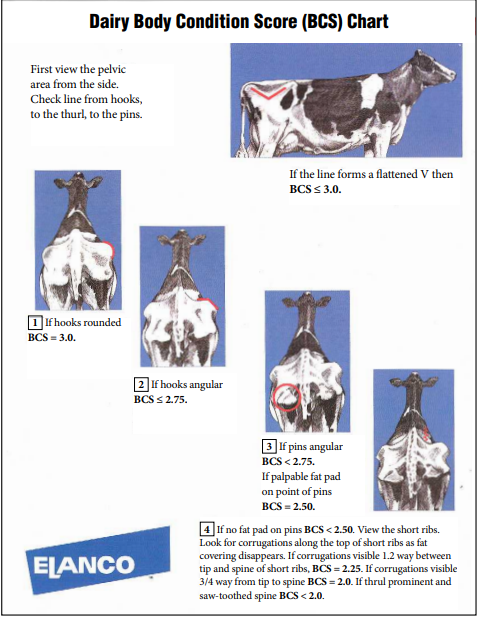
#> input picture BCS_score_image_1.PNG, 478 x 617 px, found by its file name
$ jupyter execute --allow-errors 'Image Preprocessing.ipynb'
#> lines starting #> are read from the running program, lines starting #| are printed output that depends on the picture; after the words box and inside, x2 and y2 are one past the last pixel; in counts of white or black regions, pixels touching at a corner belong together; pictures that were not available may be replaced by others from this repository, and a replacement may not be noted
### Image Proprocessing

[cell 1]
import os
images = os.listdir('exp_data/Class_1')
images

### Gradient Images

* Each pixel of a gradient image measures the change in intensity of that same point in the original image, in a given direction.
* After gradient images have been computed. The pixels with the largest gradient values in the direction of the gradient become edge pixels, and edges may be traced in the direction perpendicular to the gradient direction.One example of an edge detection algorithm that uses gradients is the Canny edge detector.

[cell 2]
import os
os.listdir()

[cell 3]
Class = os.listdir('data/train')
Class

[cell 4]
folder = os.listdir('/Users/ChandraTejaReddyLatt/Desktop/Mith_81/BCS Challange/data/')
folder

#### Getting all the files path.So that it's esay to loop over each file in train & vaid at atime.

[cell 5]
import os
base = 'data/'
train_dir = "data/train"
classes = os.listdir(train_dir)
train_paths = []
for f in folder:
    for c in classes:
        images = [base+f+'/'+c+'/'+item for item in os.listdir(base+f+'/'+c+'/')]
        train_paths.extend(images)

[cell 6]
train_paths

[cell 7]
for i in train_paths:
    print(str(i)[0:19]+"gradient_"+str(i)[19:23]+".jpg")

#> (a cell that did not finish here is left out)

[cell 9]
train_paths

[cell 10]
base+f+'/'+c+'/'

* Creating Negative_images folder in each train folders, valid folders

[cell 11]
target_dir = 'Negative_Images/'
for f in folder:
    for c in classes:
        if not os.path.exists(target_dir):
            os.mkdir(base+f+'/'+c+'/'+target_dir)

### Negative Images

* In image processing, objects are white and the background is black, we have the opposite, we need to invert the colors of our image.
* By convention most image processing detection algorithms assume what's supposed to be detected is white and the background is black. However most text in the real world is black text on white background, like for example a page of a book, so many real world images will need to be inverted to match the assumptions of the image detection algorithm.

[cell 12]
from PIL import Image
import cv2
import sys
import numpy as np

S = 255

for path in train_paths:
    img = cv2.imread(path,cv2.IMREAD_COLOR)
#> img is the input picture: shape (617, 478, 3); mean B, G, R 223.1, 215, 213.3
    B,G,R = cv2.split(img)
    B[:] = [S-x for x in B]     #inverting blue
    G[:] = [S-x for x in G]     #inverting green
    R[:] = [S-x for x in R]     #inverting red
    my_img = cv2.merge((B, G, R))
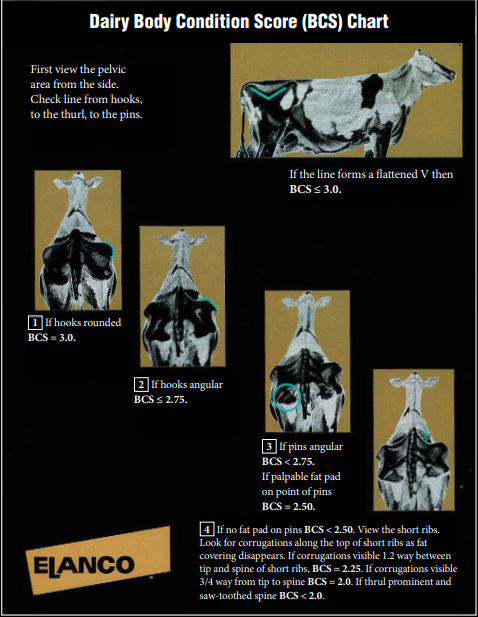
#> my_img: shape (617, 478, 3); mean B, G, R 31.9, 40, 41.7
    cv2.imwrite(str(path)[0:19]+'/Negative_Images/'+"Negative_Images_"+str(path)[19:23]+".jpg", my_img)
    print(str(path)[0:19]+'/Negative_Images/'+"Negative_Images_"+str(path)[19:23]+".jpg")

### Box Filter

* A box blur (also known as a box linear filter) is a spatial domain linear filter in which each pixel in the resulting image has a value equal to the average value of its neighboring pixels in the input image. It is a form of low-pass ("blurring") filter.

[cell 13]
target_dir = 'Box_Filter/'
for f in folder:
    for c in classes:
        if not os.path.exists(target_dir):
            os.mkdir(base+f+'/'+c+'/'+target_dir)

[cell 14]
import cv2
import numpy as np
from matplotlib import pyplot as plt

for path in train_paths:
    img = cv2.imread(path)
    blur = cv2.blur(img,(5,5))
    cv2.imwrite(str(path)[0:19]+'/Box_Filter/'+"Box_Filter_"+str(path)[19:23]+".jpg", blur)
    print(str(path)[0:19]+'/Box_Filter/'+"Box_Filter_"+str(path)[19:23]+".jpg")

### Adaptive+Gaussian Thresholding

* Adaptive thresholding is the method where the threshold value is calculated for smaller regions and therefore, there will be different threshold values for different regions.

In simple thresholding, the threshold value is global, hence is the same for all the pixels in the image. Adaptive thresholding, on the other hand is the method where the threshold value is calculated for smaller regions and therefore, there will be different threshold values for different regions of the image. In OpenCV, you can perform Adaptive threshold operation on an image using the method cv2.adaptiveThreshold() of the Imgproc class.

[cell 15]
target_dir = 'Adaptive_Gaussian/'
for f in folder:
    for c in classes:
        if not os.path.exists(target_dir):
            os.mkdir(base+f+'/'+c+'/'+target_dir)

[cell 16]
import cv2
import numpy as np

for path in train_paths:
    img = cv2.imread('exp_data/Class_1/429_1.jpg', cv2.IMREAD_GRAYSCALE)
#> img: shape (617, 478)
    blur = cv2.GaussianBlur(img,(5,5),0)
#> blur: shape (617, 478)
    ret,th1 = cv2.threshold(blur,150,255,cv2.THRESH_BINARY)
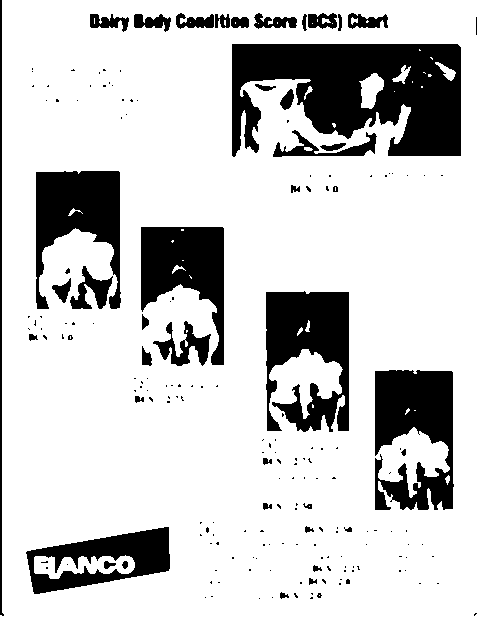
#> th1: shape (617, 478); 79.7% white; 194 black regions (153 under 20 px), largest, box (x1, y1, x2, y2) and area: (232, 44, 461, 157) 17867, (266, 291, 349, 432) 8021, (375, 370, 454, 510) 7791
    cv2.imwrite(str(path)[0:19]+'/Adaptive_Gaussian/'+"Global_"+str(path)[19:23]+".jpg",th1)
    th2 = cv2.adaptiveThreshold(blur,255,cv2.ADAPTIVE_THRESH_MEAN_C,cv2.THRESH_BINARY,11,2)
#> th2: shape (617, 478); 78.5% white; 388 black regions (189 under 20 px), largest, box (x1, y1, x2, y2) and area: (230, 43, 463, 158) 8513, (264, 290, 351, 433) 5768, (139, 225, 226, 368) 5143
    cv2.imwrite(str(path)[0:19]+'/Adaptive_Gaussian/'+"AM_"+str(path)[19:23]+".jpg",th2)
    th3 = cv2.adaptiveThreshold(blur,255,cv2.ADAPTIVE_THRESH_GAUSSIAN_C,cv2.THRESH_BINARY,11,2)
#> th3: shape (617, 478); 80.7% white; 434 black regions (220 under 20 px), largest, box (x1, y1, x2, y2) and area: (230, 43, 463, 158) 8247, (0, 0, 478, 617) 5112, (264, 290, 351, 433) 5089
    cv2.imwrite(str(path)[0:19]+'/Adaptive_Gaussian/'+"AG_"+str(path)[19:23]+".jpg",th3)
    print("Completed------",path)

### Discrete Fourier Transformation

1.The Fourier Transform is an important image processing tool which is used to decompose an image into its sine and cosine components.
*    The output of the transformation represents the image in the Fourier or frequency domain, while the input image is the spatial domain equivalent.
*    In the Fourier domain image, each point represents a particular frequency contained in the spatial domain image.
*    The Fourier Transform is used in a wide range of applications, such as image analysis, image filtering, image reconstruction and image compression.

2.The DFT(Discrete Fourier Transform) is the sampled Fourier Transform and therefore does not contain all frequencies forming      an image, but only a set of samples which is large enough to fully describe the spatial domain image.
*  The number of frequencies corresponds to the number of pixels in the spatial domain image, i.e. the image in the spatial and Fourier domain are of the same size.

[cell 17]
target_dir = 'Discrete_Fourier_Transformation/'
for f in folder:
    for c in classes:
        if not os.path.exists(target_dir):
            os.mkdir(base+f+'/'+c+'/'+target_dir)

[cell 18]
import numpy as np
import cv2
from matplotlib import pyplot as plt

for path in train_paths:
    img = cv2.imread(path,0)
    dft = cv2.dft(np.float32(img),flags = cv2.DFT_COMPLEX_OUTPUT)
    dft_shift = np.fft.fftshift(dft)
    magnitude_spectrum = 20*np.log(cv2.magnitude(dft_shift[:,:,0],dft_shift[:,:,1]))
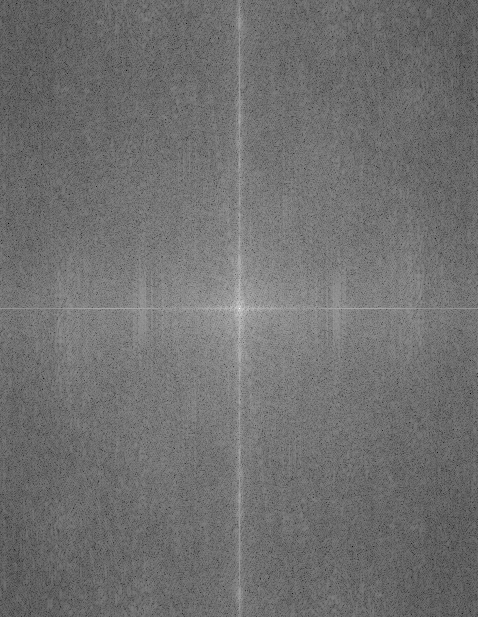
#> magnitude_spectrum: shape (617, 478) float32; min 32.06, max 359.4, mean 176.6; drawn with min black and max white


    rows, cols = img.shape
    crow,ccol = rows//2 , cols//2

    mask = np.zeros((rows,cols,2),np.uint8)
    mask[crow-30:crow+30, ccol-30:ccol+30] = 1

    fshift = dft_shift*mask
    f_ishift = np.fft.ifftshift(fshift)
    img_back = cv2.idft(f_ishift)
    img_back = cv2.magnitude(img_back[:,:,0],img_back[:,:,1])
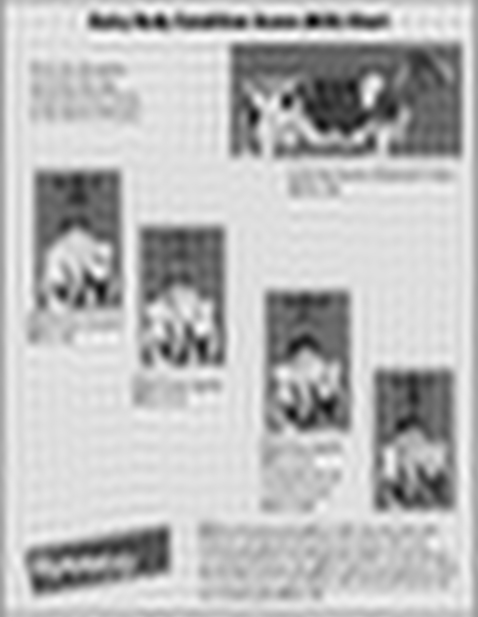
#> img_back: shape (617, 478) float32; min 6965100, max 84517960, mean 63723896; drawn with min black and max white

    c = 255/(np.log(1 + np.max(img)))
#> c = 45.99
    log_transformed = c * np.log(1 + img)
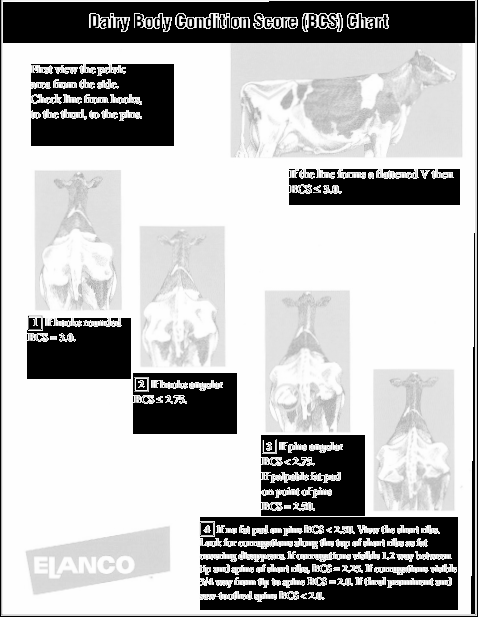
#> log_transformed: shape (617, 478) float16; 22.65% of the values are NaN or infinite; the others: min 0, max 255, mean 240.9; drawn with min black, max white, NaN and infinite black

    log_transformed = np.array(log_transformed, dtype = np.uint8)

    cv2.imwrite(str(path)[0:19]+'/Discrete_Fourier_Transformation/'+"DFT_"+str(path)[19:23]+".jpg", log_transformed)
    print(str(path)[0:19]+'/Discrete_Fourier_Transformation/'+"DFT_"+str(path)[19:23]+".jpg")

### Est. Transformation

* it's a kind of geometrical transformation

[cell 19]
target_dir = 'Est_Transformation/'
for f in folder:
    for c in classes:
        if not os.path.exists(target_dir):
            os.mkdir(base+f+'/'+c+'/'+target_dir)

[cell 20]
import cv2
import numpy as np

def piecewise(img,h,w):
    for i in range(h):
        for j in range(w):
            if(img[i][j] > 105 and img[i][j] < 165):
                img[i][j] =10


for path in train_paths:
    img = cv2.imread(path, 0)
    (h,w) = img.shape[:2]
    piecewise(img,h,w)
#> after the loop in piecewise, `for i in range(h):`:
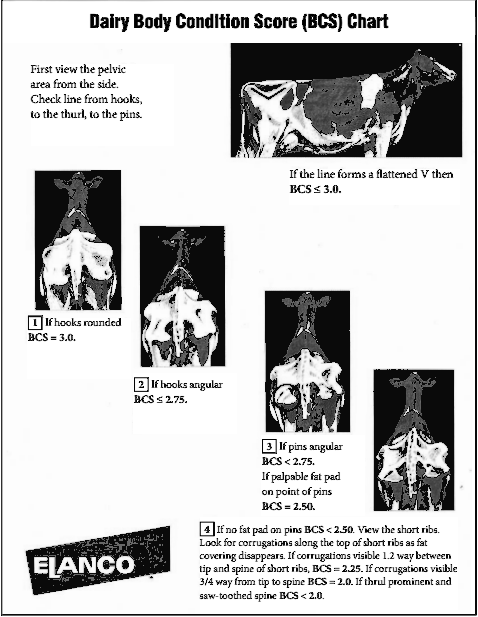
#> img: shape (617, 478); min 0, max 255, mean 194.8
    cv2.imwrite(str(path)[0:19]+'/Est_Transformation/'+"Est_Trans_"+str(path)[19:23]+".jpg", img)
    print(str(path)[0:19]+'/Est_Transformation/'+"Est_Trans_"+str(path)[19:23]+".jpg")

### GaussianFilter+Kernels

Instead of a box filter consisting of equal filter coefficients, a Gaussian kernel is used before applying the other edge-detection kernels for better results. Gaussian Filter is very effective in removing the Gaussian noise and improves the accuracy of the other kernels like Laplacian and Sobel. To show the exact working of Laplacian and Sobel, I had used Gaussian Filter in the previous implementations. Because those kernels are not effective without Gaussian Blurring, I haven't shown that.

* A Laplacian filter is an edge detector which computes the second derivatives of an image, measuring the rate at which the first derivatives change. That determines if a change in adjacent pixel values is from an edge or continuous progression. A laplacian filter or kernel looks like this:
[0, 1, 0]
[1, -4, 1]
[0, 1, 0]

But a point to note is that Laplacian is very sensitive to noise. It even detects the edges for the noise in the image.

* The Sobel filter is used for edge detection. It works by calculating the gradient of image intensity at each pixel within the image. There are two sobel filters- SobelX and SobelY
SobelX | SobelY
[-1, 0, 1] [-1, -2, -1]
[-2, 0, 2] [ 0, 0, 0]
[-1, 0, 1] [ 1, 2, 1]

[cell 21]
target_dir = 'GaussianFilter_Kernels/'
for f in folder:
    for c in classes:
        if not os.path.exists(target_dir):
            os.mkdir(base+f+'/'+c+'/'+target_dir)

[cell 22]
from skimage.exposure import rescale_intensity
import numpy as np
import argparse
import cv2

def convolve(image, kernel):
    (ih,iw) = image.shape[:2]
    (kh,kw) = kernel.shape[:2]

    pad = (kw-1)//2
    image = cv2.copyMakeBorder(image, pad, pad, pad, pad, cv2.BORDER_REPLICATE)
    output=np.zeros((ih,iw), dtype="float32")

    for y in np.arange(pad, ih+pad):
        for x in np.arange(pad, iw+pad):

            roi = image[y-pad:y+pad+1, x-pad:x+pad+1]
            k = (roi*kernel).sum()

            output[y-pad, x-pad] = k

            output = rescale_intensity(output, in_range=(0,255))
            output = (output*255).astype("uint8")

            return output


smallBlur = np.ones((7,7), dtype="float")*(1.0/(7*7))
largeBlur = np.ones((21,21), dtype="float")*(1.0/(21*21))

sharpen = np.array((
    [0, -1, 0],
    [-1, 5, -1],
    [0, -1, 0]), dtype="int")

laplacian = np.array((
    [0, 1, 0],
    [1, -4, 1],
    [0, 1, 0]), dtype="int")

sobelX = np.array((
    [-1, 0, 1],
    [-2, 0, 2],
    [-1, 0, 1]), dtype="int")

sobelY = np.array((
    [-1, -2, -1],
    [0, 0, 0],
    [1, 2, 1]), dtype="int")


kernelBank = (
    ("small_blur", smallBlur),
    ("large_blur", largeBlur),
    ("sharpen", sharpen),
    ("laplacian", laplacian),
    ("sobel_x", sobelX),
    ("sobel_y", sobelY)
)

for path in train_paths:
    image = cv2.imread(path)
    gray = cv2.cvtColor(image, cv2.COLOR_BGR2GRAY)
    for (kernelName, kernel) in kernelBank:
        #print("[INFO] applying {} kernel".format(kernelName))
        convoleOutput = convolve(gray, kernel)
        opencvOutput = cv2.filter2D(gray, -1, kernel)
        #cv2.imwrite("experiment_images/{} - opencv.jpg".format(kernelName), opencvOutput)
        cv2.imwrite(str(path)[0:19]+'/GaussianFilter_Kernels/'+"GF_kernals_"+str(path)[19:23]+".jpg", opencvOutput)
        print('completed----',path)
#> this loop made 6 passes
#> pass 1, `convoleOutput = convolve(gray, kernel)`:
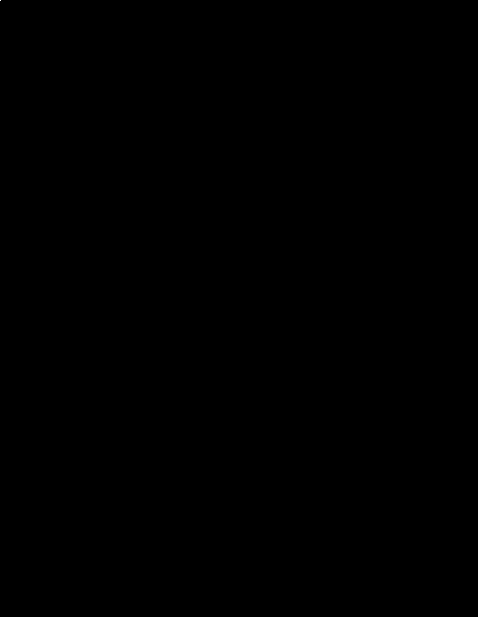
#> convoleOutput: shape (617, 478); values 0 (black) and 202 (white), 0% white in thin lines or dots, all inside (x1, y1, x2, y2) = (0, 0, 1, 1)

### Image Temperature

To increase the temperature of an image, I have used the Look-up Table(LUT) and Univariate Spline. A LUT transformation assigns a new pixel value to each pixel in the input image according to the values given by a table. In this table, the index represents the input intensity value and the content of the cell given by the index represents the corresponding output value. A Univariate Spline is a one-dimensional smoothing spline that fits a given set of data points.

[cell 23]
target_dir = 'Image_Temperature/'
for f in folder:
    for c in classes:
        if not os.path.exists(target_dir):
            os.mkdir(base+f+'/'+c+'/'+target_dir)

[cell 24]
import cv2
import numpy as np
import collections
import matplotlib.pyplot as plt
from scipy.interpolate import UnivariateSpline


def create_LUT_8UC1(x, y):
    spl = UnivariateSpline(x, y)
    return spl(range(256))

incr_ch_lut = create_LUT_8UC1([0, 64, 128, 192, 256],[0, 70, 140, 210, 256])
decr_ch_lut = create_LUT_8UC1([0, 64, 128, 192, 256],[0, 30, 80, 120, 192])

for path in train_paths:
    img_bgr_in = cv2.imread(path)
    c_b, c_g, c_r = cv2.split(img_bgr_in)
    c_r = cv2.LUT(c_r, incr_ch_lut).astype(np.uint8)
    c_b = cv2.LUT(c_b, decr_ch_lut).astype(np.uint8)
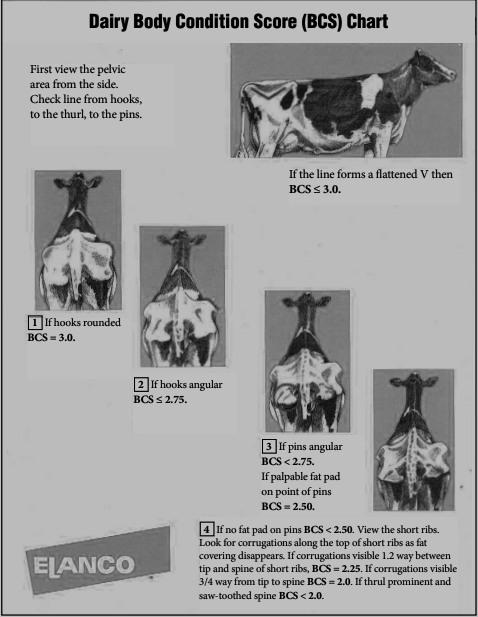
#> c_b: shape (617, 478); min 0, max 190, mean 159.2
    img_bgr_warm = cv2.merge((c_b, c_g, c_r))
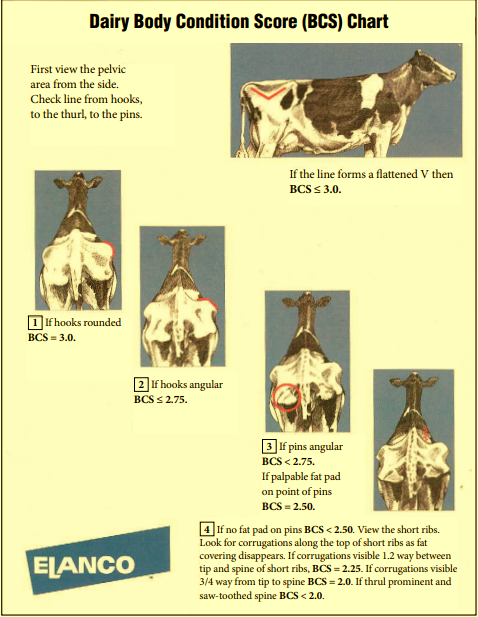
#> img_bgr_warm: shape (617, 478, 3); mean B, G, R 159.2, 215, 217.3
    c_b = cv2.LUT(c_b, decr_ch_lut).astype(np.uint8)
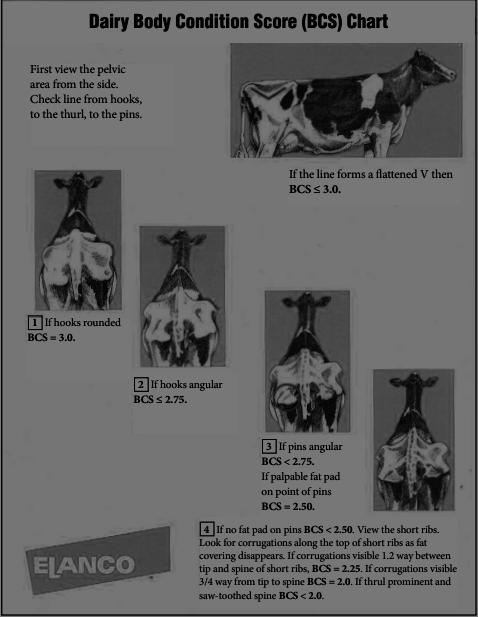
#> c_b: shape (617, 478); min 0, max 119, mean 98.1
    c_h, c_s, c_v = cv2.split(cv2.cvtColor(img_bgr_warm,cv2.COLOR_BGR2HSV))
#> (the rest of the program and of its run is left out)
